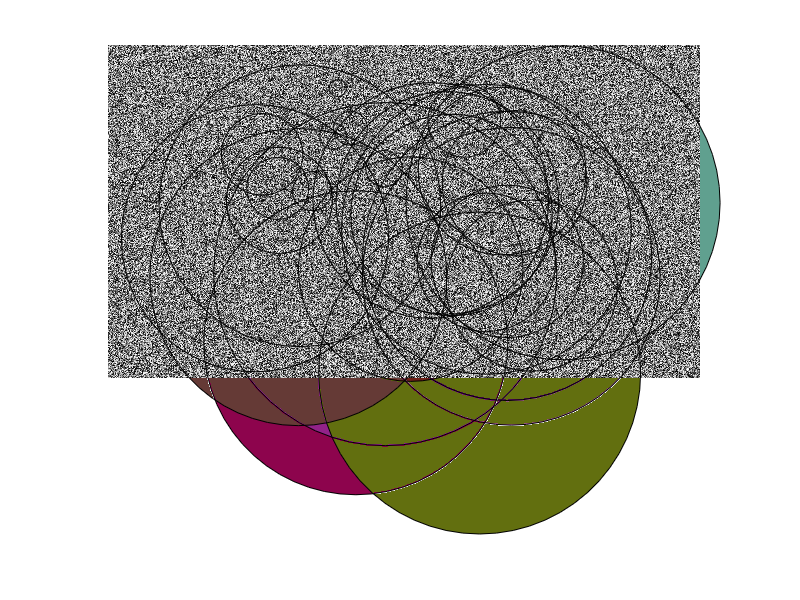
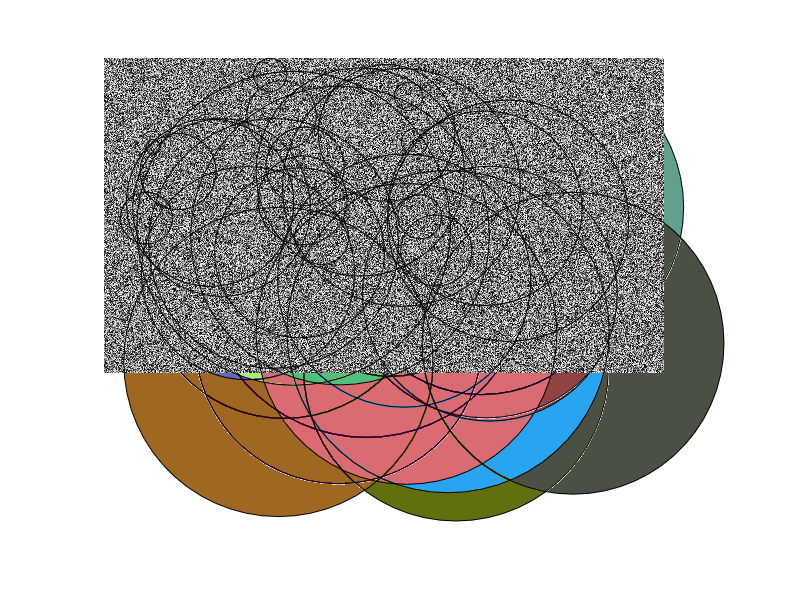
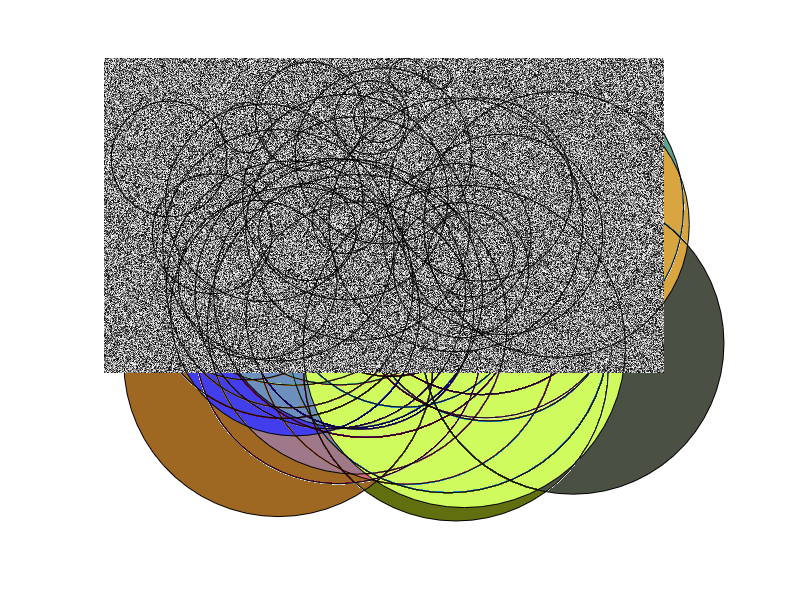
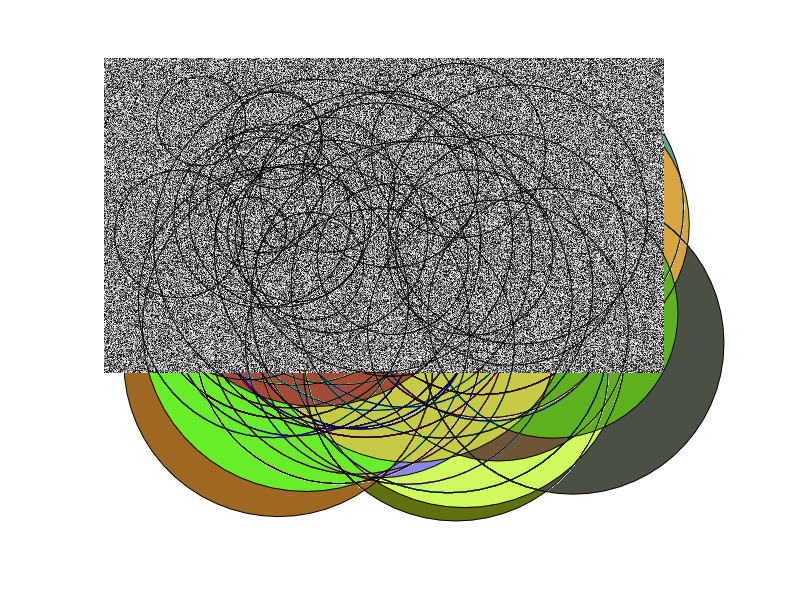

Recreate these plots in MATLAB, in order. (Note: a time limit stopped this script after it produced the figures.)
%% generate 100 ramdom dots images(100*100)
for i = 1:100
    image = rand([768 , 1366]);
    imshow(image);
    hold on;
    for j=1:30
        x_position = rand(1,2)*800;
        y_position = rand(1,2)*400;
        color = rand(1);
        rectangle('position',[x_position(1),y_position(1),y_position(2)*2,y_position(2)*2],'Curvature', [1 1],'faceColor',[rand(1) rand(1) rand(1)]);
    end
    filename = sprintf('../Output/ramdompics/%d.jpg', i);
    print('-djpeg', filename);
    close;
end
